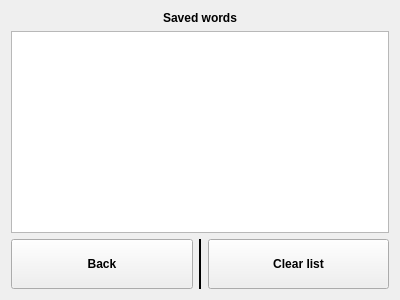
<?xml version="1.0" encoding="UTF-8"?>
<ui version="4.0">
 <class>SavedWordsAppWidget</class>
 <widget class="QWidget" name="SavedWordsAppWidget">
  <property name="geometry">
   <rect>
    <x>0</x>
    <y>0</y>
    <width>400</width>
    <height>300</height>
   </rect>
  </property>
  <property name="windowTitle">
   <string>Form</string>
  </property>
  <layout class="QVBoxLayout" name="verticalLayout">
   <item>
    <layout class="QGridLayout" name="gridLayout">
     <item row="1" column="0">
      <widget class="QListView" name="wordsList"/>
     </item>
     <item row="3" column="0">
      <layout class="QGridLayout" name="gridLayout_2">
       <property name="bottomMargin">
        <number>0</number>
       </property>
       <item row="0" column="0">
        <widget class="QPushButton" name="backBtn">
         <property name="font">
          <font>
           <weight>75</weight>
           <bold>true</bold>
          </font>
         </property>
         <property name="text">
          <string>
Back
</string>
         </property>
        </widget>
       </item>
       <item row="0" column="2">
        <widget class="QPushButton" name="clearBtn">
         <property name="font">
          <font>
           <weight>75</weight>
           <bold>true</bold>
          </font>
         </property>
         <property name="text">
          <string>
Clear list
</string>
         </property>
        </widget>
       </item>
       <item row="0" column="1">
        <widget class="Line" name="line">
         <property name="frameShadow">
          <enum>QFrame::Plain</enum>
         </property>
         <property name="lineWidth">
          <number>2</number>
         </property>
         <property name="orientation">
          <enum>Qt::Vertical</enum>
         </property>
        </widget>
       </item>
      </layout>
     </item>
     <item row="0" column="0">
      <widget class="QLabel" name="savedWordsLabel">
       <property name="font">
        <font>
         <weight>75</weight>
         <bold>true</bold>
        </font>
       </property>
       <property name="text">
        <string>Saved words</string>
       </property>
       <property name="alignment">
        <set>Qt::AlignCenter</set>
       </property>
      </widget>
     </item>
    </layout>
   </item>
  </layout>
 </widget>
 <resources/>
 <connections/>
</ui>
